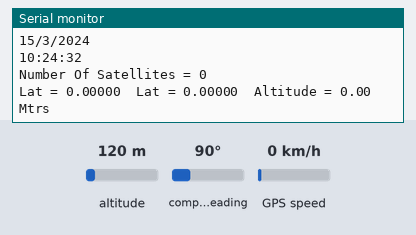
The sketch below on a simulated ESP32. On the bench: the last lines printed to the serial monitor. The test bench sets the inputs (shaded band); at power-on: altitude 120 m, compass heading 90°, GPS speed 0 km/h. The GPS gets a fix after 3 s at 37.7749, -122.4194 with 8 satellites.

Above: at 2.6 s.
2.7 s: altitude set to 20 m
At 3.5 s:
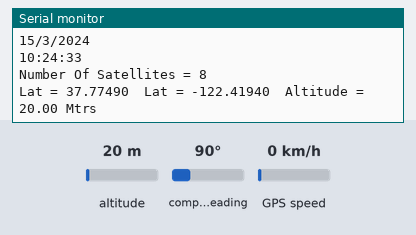
4.2 s: altitude set to 250 m
At 5.8 s:
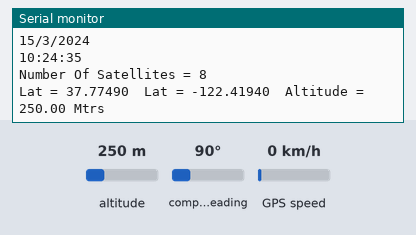
Timing chart, 0 to 7.3 s (numbered marks = the images above; inputs shaded):
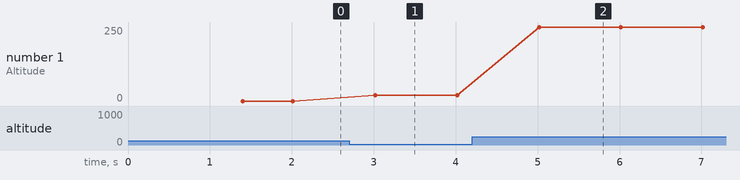

Measured:
- after the input at 2.7 s, the serial monitor: prints a new line after 0.32 s (image 1)
- after the input at 4.2 s, the serial monitor: prints a new line after 0.82 s (image 2)
- plotted number 1: 0 → 20 after the input at 2.7 s, 20 → 250 after the input at 4.2 s

The sketch:

GPS_Basic.ino
```cpp
// (licence header left out)
/*****************************************************************************************************************
*** This is the first of a series of programs that culminates in a WSPR beacon transmitter. Each program       ***
*** builds on the previous one by adding 1 component or more code. This program gets the date and time from    ***
*** a GPS module. There is no formatting of the date and time, that will be done in a later program.           ***
*** program. The GPS library is TinyGPSPlus and is available from the Arduino Library Manager                  ***
*** Hardware required = ESP32 , GPS module I used was a Neo 6M                                                 ***
*** In the Arduino IDE, in File/Preferences, fill in the “Additional boards manager URLs” with                 ***
***                 https://espressif.github.io/arduino-esp32/package_esp32_index.json                         ***
******************************************************************************************************************/
#include <TinyGPSPlus.h>
#include <HardwareSerial.h>

HardwareSerial gpsPort(2);
TinyGPSPlus gps;
#define RX_PIN 16                      // ESP32 Pin connected to the TX of the GPS module
#define TX_PIN 17                      // ESP32 Pin connected to the RX of the GPS module
static const uint32_t GPSBaud = 9600;  // set to your GPS baud rate. Some are 4800, some are 9600

/******************************[ smartDelay ] ************************************************
*** allow the gps to be updated while having a delay in the program                        ***
**********************************************************************************************/
static void smartDelay(unsigned long ms) {
  unsigned long start = millis();
  do {
    while (gpsPort.available())
      gps.encode(gpsPort.read());
  } while (millis() - start < ms);
}

/************************************[ initialiseGPS ] **************************************
***  initialise the GPS module and wait till a valid location is received                 ***
*********************************************************************************************/
void initialiseGPS() {
  boolean validData = false;  // the isValid flag only indicates a valid sentence was received, it doesn't mean the data is valid
  int attempts = 0;
  gpsPort.begin(GPSBaud, SERIAL_8N1, RX_PIN, TX_PIN);
  Serial.println("Waiting for GPS to find satellites");
  gps.encode(gpsPort.read());
  validData = ((gps.date.day() > 0) && (gps.date.month() > 0) && (gps.date.year() > 0));  //apparently these all come back as zero if no fix but gps.date.isValid() is true
  while (!validData) {
    gps.encode(gpsPort.read());
    validData = ((gps.date.day() > 0) && (gps.date.month() > 0) && (gps.date.year() > 0));
    if (attempts > 60) {
      Serial.println();
    } else {
      Serial.print("*");
    }
    smartDelay(200);
  }
}
/*****************************[ serialPrintTime ]******************************************
*** show the time on the serial monitor                                                 ***
*******************************************************************************************/
void serialPrintTime() {
  Serial.print(gps.time.hour());
  Serial.print(":");
  Serial.print(gps.time.minute());
  Serial.print(":");
  Serial.print(gps.time.second());
  Serial.println();
}
/*****************************[ serialPrintDate ]******************************************
*** show the date on the serial monitor                                                 ***
*******************************************************************************************/
void serialPrintDate() {
  Serial.print(gps.date.day());
  Serial.print("/");
  Serial.print(gps.date.month());
  Serial.print("/");
  Serial.println(gps.date.year());
}
/*****************************[ serialPrintLatLongAlt ]************************************
*** show the latitude, longitude, and altitude on the serial monitor                    ***
*******************************************************************************************/
void serialPrintLatLongAlt() {
  Serial.print("Lat = ");
  Serial.print(gps.location.lat(), 5);  // 5 decimal places
  Serial.print("  Lat = ");
  Serial.print(gps.location.lng(), 5);
  Serial.print("  Altitude = ");
  Serial.print(gps.altitude.meters());
  Serial.println(" Mtrs");
}
/*******************************************************************************************/
void setup() {
  Serial.begin(115200);
  delay(1000);  // give the port time to open
  initialiseGPS();
  Serial.println();
  Serial.print("Got Fix. Number Of Satellites = ");  // if we get to this line the GPS module is communicating with the ESP32
  Serial.println(gps.satellites.value());
}
/*******************************************************************************************/
void loop() {
  while (gpsPort.available() > 0) {  // update gps data IF available
    gps.encode(gpsPort.read());
  }
  if (gps.date.isUpdated()) {
    serialPrintDate();
  }
  if (gps.time.isUpdated()) {
    serialPrintTime();
    Serial.print("Number Of Satellites = ");
    Serial.println(gps.satellites.value());
    serialPrintLatLongAlt();
  }
}
```
